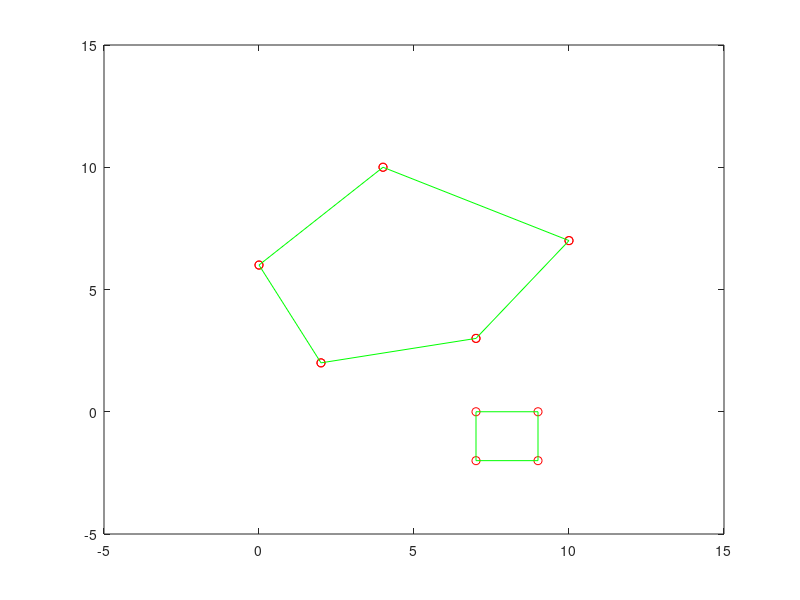

This chart was generated by the following MATLAB code: (Note: this script raises an error after producing the figure.)
%nodes(1).visible(1).v
%nodes(1).visible(2).v

poly_struct = struct('v',[]);
%poly_struct(1).v = [2 2 7 7; 1 7 7 1];
poly_struct(1).v = [2 0 4 10 7; 2 6 10 7 3];
poly_struct(2).v = [7 7 9 9; -2 0 0 -2];

plot(poly_struct(1).v(1,:),poly_struct(1).v(2,:),'ro')
axis([-5 15 -5 15])
hold on;

% Plot the edges of an arbitrary polygon
for i = 1:size(poly_struct,2)
    % plot vertices
    plot(poly_struct(i).v(1,:),poly_struct(i).v(2,:),'ro')
    nV = size(poly_struct(i).v,2);
    % plot edges
    plot(poly_struct(i).v(1,:),poly_struct(i).v(2,:),'g-');
    plot([poly_struct(i).v(1,nV) poly_struct(i).v(1,1)],[poly_struct(i).v(2,nV) poly_struct(i).v(2,1)],'g-')
end

[nodes] = visibilityGraph(poly_struct)